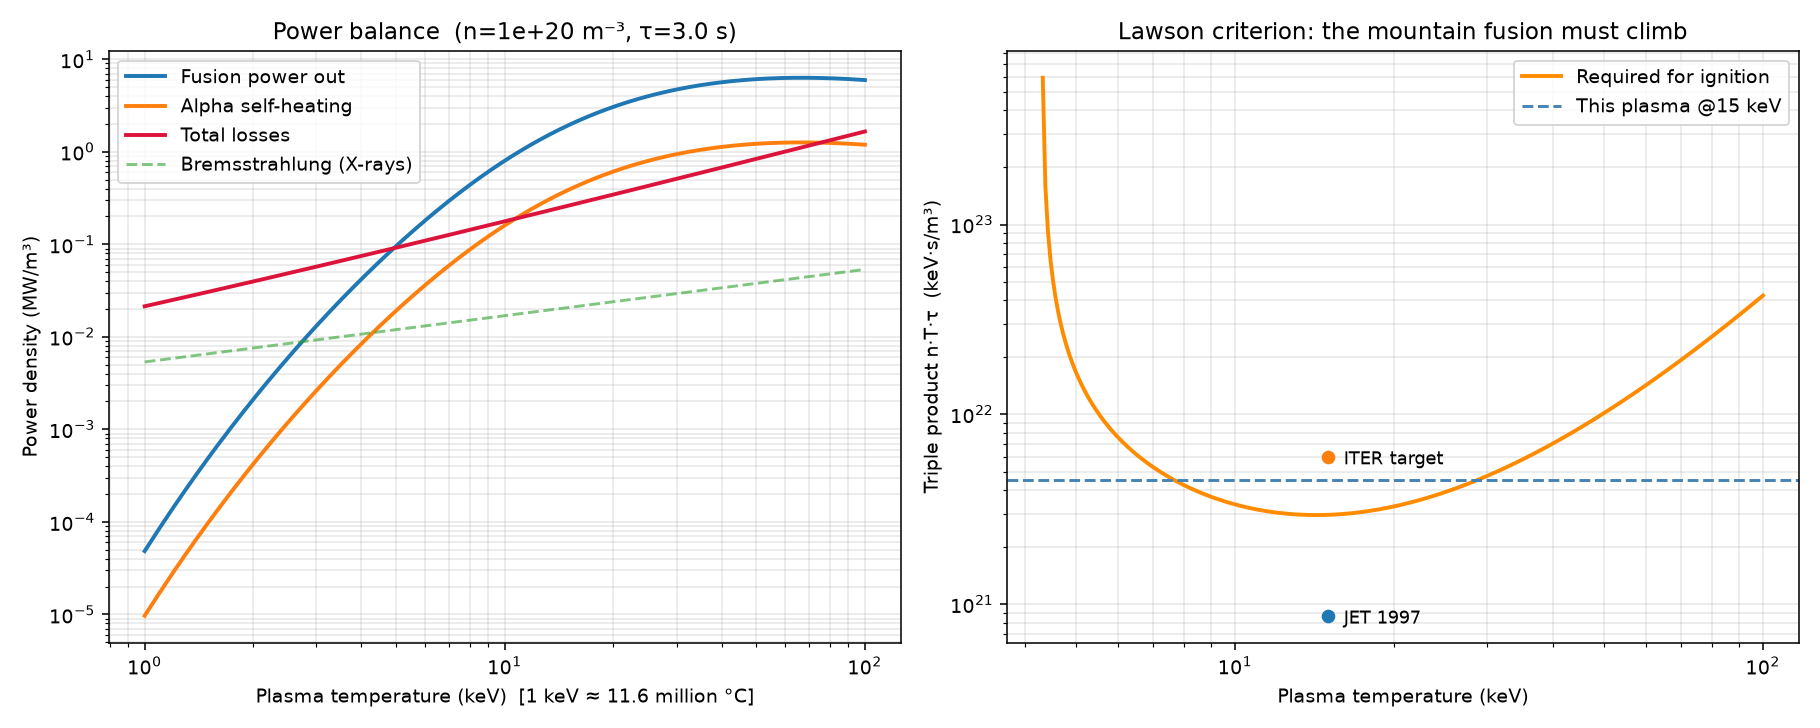

Here is the Python script that generated this plot:
"""Fusion reactor energy balance simulator.

Models a deuterium-tritium (D-T) plasma — the fuel of ITER and future
power plants — and answers the central question of fusion energy:

    At what temperature, density, and confinement does the plasma
    produce more power than it loses?

Physics included:
  * D-T fusion reactivity <sigma-v> (Bosch-Hale 1992 parameterization)
  * Fusion power density and alpha-particle self-heating
  * Bremsstrahlung radiation losses
  * Thermal conduction losses via the energy confinement time tau_E
  * The Lawson criterion / triple product n*T*tau_E for ignition

Run:
    python3 fusion_energy_balance.py                # default ITER-like plasma
    python3 fusion_energy_balance.py --density 1.5e20 --tau 4.0
"""

import argparse
import math

import numpy as np
import matplotlib

matplotlib.use("Agg")
import matplotlib.pyplot as plt

# ---------------------------------------------------------------------------
# Physical constants
# ---------------------------------------------------------------------------
KEV_TO_J = 1.602176634e-16       # 1 keV in joules
E_FUSION_KEV = 17_590.0          # total energy per D-T reaction (17.59 MeV)
E_ALPHA_KEV = 3_520.0            # alpha particle share (3.52 MeV) - heats plasma
C_BREMS = 5.35e-37               # bremsstrahlung coefficient, W m^3 keV^-0.5


def dt_reactivity(t_kev):
    """D-T fusion reactivity <sigma-v> in m^3/s (Bosch & Hale, Nucl. Fusion 1992).

    Valid for ion temperatures 0.2 - 100 keV. This curve is why fusion
    needs ~150 million degrees: below ~4 keV the nuclei almost never
    tunnel through their electric repulsion.
    """
    t = np.asarray(t_kev, dtype=float)
    bg = 34.3827                  # Gamow constant, sqrt(keV)
    mrc2 = 1_124_656.0            # reduced mass energy, keV
    c1, c2, c3 = 1.17302e-9, 1.51361e-2, 7.51886e-2
    c4, c5, c6, c7 = 4.60643e-3, 1.35000e-2, -1.06750e-4, 1.36600e-5

    theta = t / (1.0 - (t * (c2 + t * (c4 + t * c6)))
                 / (1.0 + t * (c3 + t * (c5 + t * c7))))
    xi = (bg ** 2 / (4.0 * theta)) ** (1.0 / 3.0)
    sigma_v_cm3 = c1 * theta * np.sqrt(xi / (mrc2 * t ** 3)) * np.exp(-3.0 * xi)
    return sigma_v_cm3 * 1e-6    # cm^3/s -> m^3/s


def power_balance(t_kev, n_e, tau_e):
    """Power densities (W/m^3) for a 50/50 D-T plasma.

    n_e   : electron density in m^-3 (n_D = n_T = n_e/2)
    tau_e : energy confinement time in seconds
    """
    sv = dt_reactivity(t_kev)
    n_dt = (n_e / 2.0) ** 2                       # n_D * n_T

    p_fusion = n_dt * sv * E_FUSION_KEV * KEV_TO_J
    p_alpha = n_dt * sv * E_ALPHA_KEV * KEV_TO_J   # stays in the plasma
    p_brems = C_BREMS * n_e ** 2 * np.sqrt(t_kev)  # radiated away as X-rays
    p_conduction = 3.0 * n_e * t_kev * KEV_TO_J / tau_e  # heat leaking out

    return p_fusion, p_alpha, p_brems, p_conduction


def q_factor(t_kev, n_e, tau_e):
    """Fusion gain Q = fusion power / external heating power.

    External heating must cover whatever losses the alpha particles
    can't. Q = infinity means ignition: the plasma keeps itself hot.
    """
    p_fusion, p_alpha, p_brems, p_cond = power_balance(t_kev, n_e, tau_e)
    p_ext = p_brems + p_cond - p_alpha
    q = np.where(p_ext > 0, p_fusion / np.maximum(p_ext, 1e-30), np.inf)
    return q


def required_triple_product(t_kev):
    """Minimum n*T*tau_E (keV s / m^3) for ignition at each temperature."""
    sv = dt_reactivity(t_kev)
    # Ignition: alpha heating >= conduction + bremsstrahlung. Solving the
    # balance for n*tau_E and multiplying by T gives the triple product.
    # Both alpha heating and bremsstrahlung scale as n^2, so the balance
    # solves cleanly for n*tau_E: n*tau >= 3T / (E_alpha*sv/4 - C_B*sqrt(T)).
    e_alpha_j = E_ALPHA_KEV * KEV_TO_J
    net = sv * e_alpha_j / 4.0 - C_BREMS * np.sqrt(t_kev)
    n_tau = np.where(net > 0, 3.0 * t_kev * KEV_TO_J / net, np.inf)
    return n_tau * t_kev


def main():
    parser = argparse.ArgumentParser(description="D-T fusion energy balance")
    parser.add_argument("--density", type=float, default=1.0e20,
                        help="electron density in m^-3 (default 1e20, ITER-like)")
    parser.add_argument("--tau", type=float, default=3.0,
                        help="energy confinement time in s (default 3.0, ITER target)")
    parser.add_argument("--plot", default="fusion_energy_balance.png",
                        help="output plot filename")
    args = parser.parse_args()

    n_e, tau_e = args.density, args.tau
    temps = np.linspace(1.0, 100.0, 2000)

    p_fus, p_alpha, p_brems, p_cond = power_balance(temps, n_e, tau_e)
    q = q_factor(temps, n_e, tau_e)

    # --- headline numbers ---------------------------------------------------
    ignited = p_alpha >= (p_brems + p_cond)
    breakeven = q >= 1.0

    print("=" * 66)
    print("D-T FUSION ENERGY BALANCE")
    print(f"  density n = {n_e:.2e} m^-3   confinement tau_E = {tau_e:.1f} s")
    print("=" * 66)

    if breakeven.any():
        t_be = temps[breakeven][0]
        print(f"  Scientific breakeven (Q=1) reached at T >= {t_be:5.1f} keV "
              f"(~{t_be * 11.6:.0f} million deg C)")
    else:
        print("  Q never reaches 1 -- this plasma always needs more heating"
              " power than it produces. Increase density or confinement.")

    if ignited.any():
        t_ig = temps[ignited][0]
        print(f"  IGNITION (self-sustaining)   at T >= {t_ig:5.1f} keV "
              f"(~{t_ig * 11.6:.0f} million deg C)")
    else:
        print("  Ignition: NOT reached at any temperature with these values.")

    i_peak = int(np.argmax(np.where(np.isfinite(q), q, -1)))
    if np.isfinite(q[i_peak]):
        print(f"  Best gain: Q = {q[i_peak]:.1f} at T = {temps[i_peak]:.1f} keV")
    else:
        print(f"  Gain is unbounded (ignition) above T = {t_ig:.1f} keV")

    ntt = n_e * temps * tau_e
    req = required_triple_product(temps)
    i_min = int(np.argmin(req))
    print(f"  Your triple product at 15 keV: {n_e * 15 * tau_e:.2e} keV s/m^3")
    print(f"  Minimum required (best case):  {req[i_min]:.2e} keV s/m^3 "
          f"at T = {temps[i_min]:.1f} keV")
    print()
    print("  Reference points:")
    print("    JET 1997 record        Q = 0.67  (best magnetic result of 20th c.)")
    print("    NIF Dec 2022           Q = 1.5   (first lab gain > 1, laser fusion)")
    print("    ITER target (2030s)    Q = 10")
    print("    Power plant needs      Q > 30-50")
    print("=" * 66)

    # --- plots --------------------------------------------------------------
    fig, (ax1, ax2) = plt.subplots(1, 2, figsize=(13, 5.2))

    ax1.loglog(temps, p_fus / 1e6, label="Fusion power out", lw=2)
    ax1.loglog(temps, p_alpha / 1e6, label="Alpha self-heating", lw=2)
    ax1.loglog(temps, (p_brems + p_cond) / 1e6, label="Total losses", lw=2,
               color="crimson")
    ax1.loglog(temps, p_brems / 1e6, "--", label="Bremsstrahlung (X-rays)",
               alpha=0.6)
    ax1.set_xlabel("Plasma temperature (keV)  [1 keV ≈ 11.6 million °C]")
    ax1.set_ylabel("Power density (MW/m³)")
    ax1.set_title(f"Power balance  (n={n_e:.0e} m⁻³, τ={tau_e:.1f} s)")
    ax1.legend()
    ax1.grid(True, which="both", alpha=0.3)

    ax2.loglog(temps, req, lw=2, color="darkorange",
               label="Required for ignition")
    ax2.axhline(n_e * 15 * tau_e, color="steelblue", ls="--",
                label="This plasma @15 keV")
    machines = {"JET 1997": 8.7e20, "ITER target": 6.0e21}
    for name, val in machines.items():
        ax2.scatter([15], [val], zorder=5)
        ax2.annotate(name, (15, val), textcoords="offset points",
                     xytext=(8, -4), fontsize=9)
    ax2.set_xlabel("Plasma temperature (keV)")
    ax2.set_ylabel("Triple product n·T·τ  (keV·s/m³)")
    ax2.set_title("Lawson criterion: the mountain fusion must climb")
    ax2.legend()
    ax2.grid(True, which="both", alpha=0.3)

    fig.tight_layout()
    fig.savefig(args.plot, dpi=140)
    print(f"Plot saved to {args.plot}")


if __name__ == "__main__":
    main()
